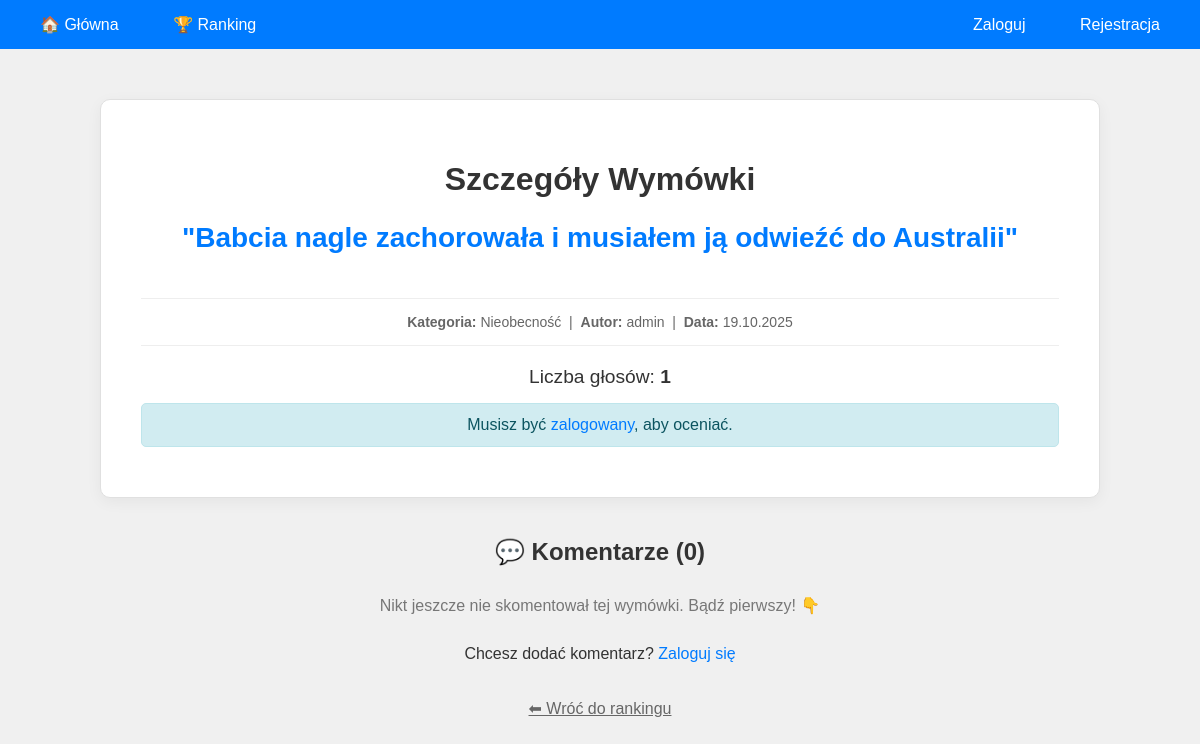
Page /ranking/?wymowka=4 on the earlier database version.
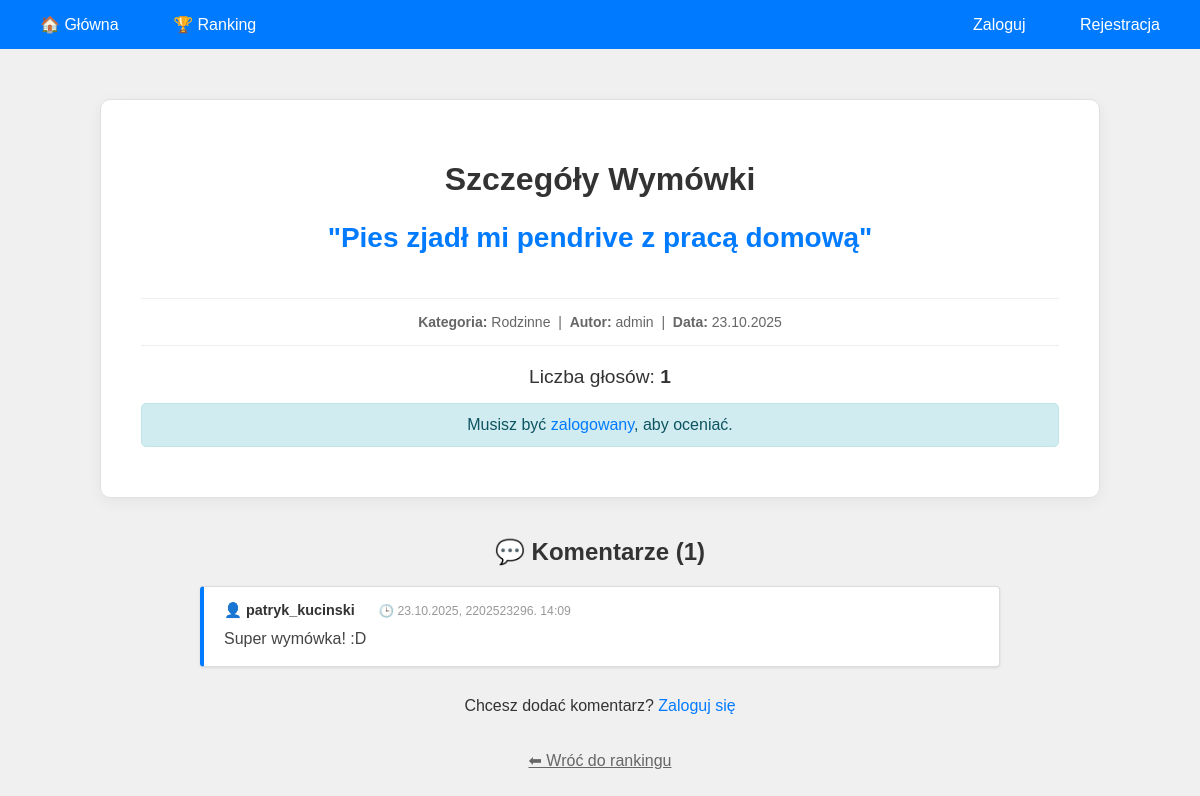
Same page on the later database version.
### wymowki/models.py (models this page shows, shortened)
class Wymowka(models.Model):
    tresc = models.TextField()
    kategoria = models.ForeignKey(Kategoria, on_delete=models.SET_NULL, null=True, blank=True, related_name='wymowki')
    autor = models.ForeignKey(User, on_delete=models.CASCADE, related_name='wymowki', null=True, blank=True)
    glosy = models.IntegerField(default=0)
    data_dodania = models.DateTimeField(auto_now_add=True)
    tags = TaggableManager()
    class Meta:
        ordering = ['-data_dodania']
        verbose_name_plural = "Wymówki"

class Kategoria(models.Model):
    nazwa = models.CharField(max_length=100, unique=True)
    opis = models.TextField(blank=True)
    class Meta:
        verbose_name_plural = "Kategorie"

class Komentarz(models.Model):
    wymowka = models.ForeignKey(
        Wymowka,
        on_delete=models.CASCADE,
        related_name='komentarze'
    )
    autor = models.ForeignKey(
        User,
        on_delete=models.CASCADE,
        related_name='komentarze'
    )
    tresc = models.TextField()
    data_dodania = models.DateTimeField(auto_now_add=True)
    class Meta:
        ordering = ['data_dodania']
        verbose_name_plural = "Komentarze"

### wymowki/views.py (the view, shortened to what this page needs)
# urls.py: path('ranking/', views.ranking, name='ranking'),
def ranking(request):
    wymowka_id = request.GET.get('wymowka')
    if wymowka_id:
        wymowka = get_object_or_404(Wymowka, pk=wymowka_id)
        komentarze = Komentarz.objects.filter(wymowka=wymowka).select_related('autor')
        komentarz_form = KomentarzForm()
        context = {
            'wymowka_szczegoly': wymowka,
            'komentarze': komentarze,
            'komentarz_form': komentarz_form,
        }
        return render(request, 'wymowki/ranking_szczegoly.html', context)

### wymowki/templates/wymowki/ranking_szczegoly.html (shortened to what this page needs)
{% extends 'wymowki/base.html' %}
{% block content %}
<div class="container">
    <div class="detail-card">
        <h1>Szczegóły Wymówki</h1>
        <div class="wymowka-tresc">
            "{{ wymowka_szczegoly.tresc }}"
        </div>
        <div class="meta-info">
            <strong>Kategoria:</strong> {{ wymowka_szczegoly.kategoria.nazwa|default:"Ogólna" }} &nbsp;|&nbsp;
            <strong>Autor:</strong> {{ wymowka_szczegoly.autor.username|default:"Anonim" }} &nbsp;|&nbsp;
            <strong>Data:</strong> {{ wymowka_szczegoly.data_dodania|date:"d.m.Y" }}
        </div>
        <div style="font-size: 1.2em; margin-bottom: 15px;">
            Liczba głosów: <strong>{{ wymowka_szczegoly.glosy }}</strong>
        </div>
        {% if user.is_authenticated %}
            <div class="vote-buttons">
                <a href="{% url 'ocen_wymowke' wymowka_szczegoly.id 1 %}" class="przycisk green" style="padding: 10px 20px;">👍 Super</a>
                <a href="{% url 'ocen_wymowke' wymowka_szczegoly.id -1 %}" class="przycisk" style="padding: 10px 20px; background-color: #dc3545;">👎 Słabe</a>
            </div>
        {% else %}
            <p class="message info">
                Musisz być <a href="{% url 'logowanie' %}">zalogowany</a>, aby oceniać.
            </p>
        {% endif %}
    </div>
    <div class="komentarze-lista">
        <h2 class="text-center">💬 Komentarze ({{ komentarze|length }})</h2>
        {% for komentarz in komentarze %}
            <div class="komentarz-box">
                <div class="komentarz-header">
                    <span class="komentarz-autor">👤 {{ komentarz.autor.username }}</span>
                    <span class="komentarz-data">🕒 {{ komentarz.data_dodania|date:"d.m.Y, godz. H:i" }}</span>
                </div>
                <p class="komentarz-tekst">{{ komentarz.tresc }}</p>
            </div>
        {% empty %}
            <p class="text-center" style="color: #777; margin: 30px 0;">
                Nikt jeszcze nie skomentował tej wymówki. Bądź pierwszy! 👇
            </p>
        {% endfor %}
        {% if user.is_authenticated %}
            <div class="form-komentarz">
                <h3>Dodaj swój komentarz:</h3>
                <form method="POST">
                    {% csrf_token %}
                    {{ komentarz_form.as_p }}
                    <button type="submit" class="przycisk">Wyślij komentarz</button>
                </form>
            </div>
        {% else %}
            <div class="text-center" style="margin-top: 30px;">
                <p>Chcesz dodać komentarz? <a href="{% url 'logowanie' %}">Zaloguj się</a></p>
            </div>
        {% endif %}
        <div class="text-center">
            <a href="{% url 'ranking' %}" class="link-powrot">⬅ Wróć do rankingu</a>
        </div>
    </div>
</div>
{% endblock %}

Differences in the rows shown:
changed Wymowka "admin": tresc "Babcia nagle zachorowała i musiałem ją odwieźć do Australii" → "Pies zjadł mi pendrive z pracą domową"; kategoria.nazwa "Nieobecność" → "Rodzinne"; data_dodania "19.10.2025" → "23.10.2025"
added Komentarz: autor.username "patryk_kucinski", data_dodania "23.10.2025, 2202523296. 14:09", tresc "Super wymówka! :D"
Other differences:
{{ komentarze|length }}: "0" → "1"
text no longer shown: "Nikt jeszcze nie skomentował tej wymówki. Bądź pierwszy! 👇"
